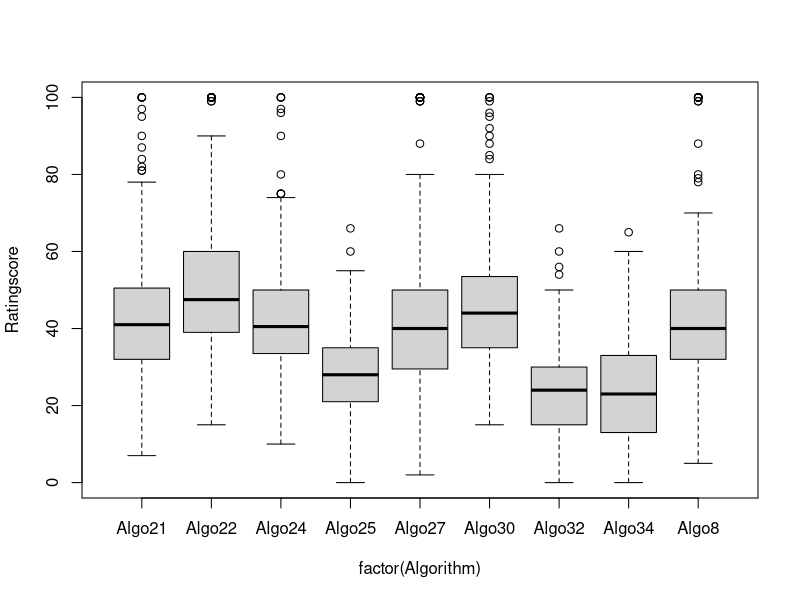

Reproduce this figure in R.
# Read and view data

SiSEC <- read.csv('SiSEC08_source_separation/SiSEC08_parsed.csv') |> 
  subset(grepl('Algo', Algorithm))

colnames(SiSEC) # view column names
View(SiSEC)

# Make plots

with(SiSEC,
     plot(Ratingscore ~ factor(Algorithm))
     )

# Stats

with(SiSEC,
     lm(Ratingscore ~ Algorithm) |> summary()
     
     )
